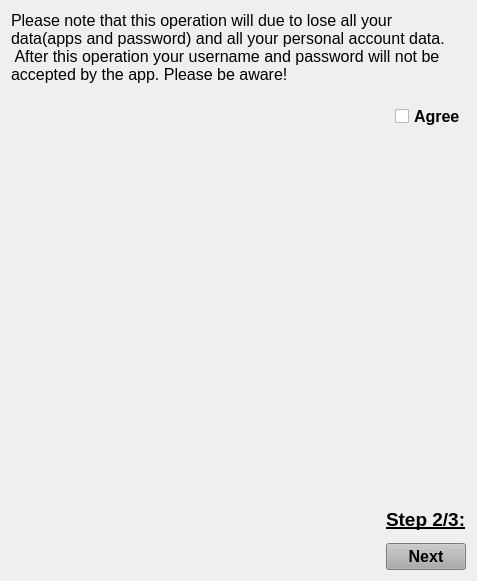
                        <widget class="QWidget" name="step2_page">
                         <layout class="QGridLayout" name="gridLayout_19">
                          <item row="0" column="0" colspan="2">
                           <layout class="QVBoxLayout" name="verticalLayout_24">
                            <property name="spacing">
                             <number>20</number>
                            </property>
                            <item>
                             <widget class="QLabel" name="delete_account_step2_attention_label">
                              <property name="font">
                               <font>
                                <pointsize>12</pointsize>
                               </font>
                              </property>
                              <property name="text">
                               <string>Please note that this operation will due to lose all your data(apps and password) and all your personal account data.
 After this operation your username and password will not be accepted by the app. Please be aware!</string>
                              </property>
                              <property name="wordWrap">
                               <bool>true</bool>
                              </property>
                             </widget>
                            </item>
                            <item>
                             <layout class="QHBoxLayout" name="horizontalLayout_24">
                              <item>
                               <spacer name="horizontalSpacer_15">
                                <property name="orientation">
                                 <enum>Qt::Horizontal</enum>
                                </property>
                                <property name="sizeHint" stdset="0">
                                 <size>
                                  <width>40</width>
                                  <height>20</height>
                                 </size>
                                </property>
                               </spacer>
                              </item>
                              <item>
                               <widget class="QCheckBox" name="delete_account_step2_agree_checkBox">
                                <property name="font">
                                 <font>
                                  <pointsize>12</pointsize>
                                  <weight>75</weight>
                                  <bold>true</bold>
                                 </font>
                                </property>
                                <property name="text">
                                 <string>Agree</string>
                                </property>
                               </widget>
                              </item>
                             </layout>
                            </item>
                           </layout>
                          </item>
                          <item row="1" column="1">
                           <spacer name="verticalSpacer_7">
                            <property name="orientation">
                             <enum>Qt::Vertical</enum>
                            </property>
                            <property name="sizeHint" stdset="0">
                             <size>
                              <width>20</width>
                              <height>373</height>
                             </size>
                            </property>
                           </spacer>
                          </item>
                          <item row="2" column="0">
                           <spacer name="horizontalSpacer_14">
                            <property name="orientation">
                             <enum>Qt::Horizontal</enum>
                            </property>
                            <property name="sizeHint" stdset="0">
                             <size>
                              <width>329</width>
                              <height>20</height>
                             </size>
                            </property>
                           </spacer>
                          </item>
                          <item row="2" column="1">
                           <layout class="QHBoxLayout" name="horizontalLayout_23">
                            <item>
                             <spacer name="horizontalSpacer_12">
                              <property name="orientation">
                               <enum>Qt::Horizontal</enum>
                              </property>
                              <property name="sizeHint" stdset="0">
                               <size>
                                <width>40</width>
                                <height>20</height>
                               </size>
                              </property>
                             </spacer>
                            </item>
                            <item>
                             <layout class="QVBoxLayout" name="verticalLayout_23">
                              <property name="spacing">
                               <number>12</number>
                              </property>
                              <item>
                               <widget class="QLabel" name="delete_account_step2_text">
                                <property name="font">
                                 <font>
                                  <pointsize>14</pointsize>
                                  <weight>75</weight>
                                  <bold>true</bold>
                                  <underline>true</underline>
                                 </font>
                                </property>
                                <property name="text">
                                 <string>Step 2/3:</string>
                                </property>
                                <property name="alignment">
                                 <set>Qt::AlignBottom|Qt::AlignLeading|Qt::AlignLeft</set>
                                </property>
                               </widget>
                              </item>
                              <item>
                               <widget class="QPushButton" name="delete_account_next_step_pushButton_2">
                                <property name="sizePolicy">
                                 <sizepolicy hsizetype="Fixed" vsizetype="Fixed">
                                  <horstretch>0</horstretch>
                                  <verstretch>0</verstretch>
                                 </sizepolicy>
                                </property>
                                <property name="font">
                                 <font>
                                  <pointsize>12</pointsize>
                                  <weight>75</weight>
                                  <bold>true</bold>
                                 </font>
                                </property>
                                <property name="styleSheet">
                                 <string notr="true">QPushButton{
	background-color: rgb(171, 171, 171);
	color: rgb(0, 0, 0);
}
QPushButton:hover{
	background-color: rgb(232, 232, 232);
}</string>
                                </property>
                                <property name="text">
                                 <string>Next</string>
                                </property>
                               </widget>
                              </item>
                             </layout>
                            </item>
                           </layout>
                          </item>
                         </layout>
                        </widget>
